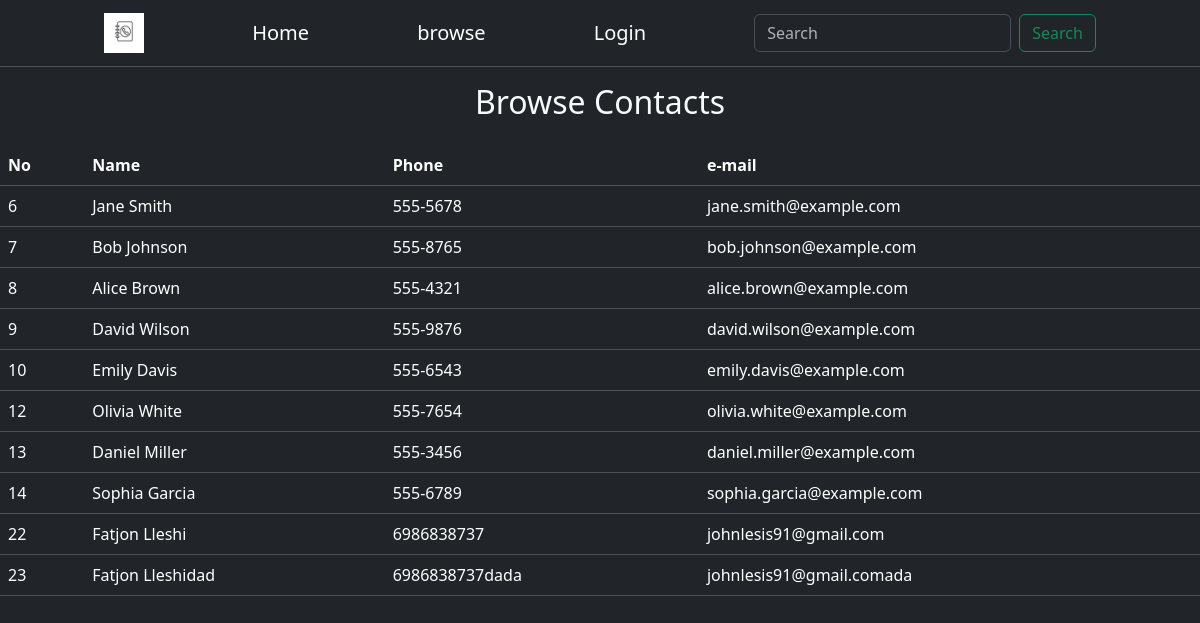
The page /browse_contacts.php on the database its author committed.
### tables this page shows
CREATE TABLE `contacts` (
  `ID` int(11) NOT NULL,
  `name` varchar(150) NOT NULL,
  `phone` varchar(150) NOT NULL,
  `email` varchar(150) NOT NULL,
  `pic` varchar(100) NOT NULL
);

### browse_contacts.php (the view, shortened to what this page needs)
<?php
require_once 'conn.php';
include "Header.php";
$query = "SELECT * FROM contacts";
$result = mysqli_query($conn, $query) or die(mysqli_error($conn));
$contacts = mysqli_fetch_all($result, MYSQLI_ASSOC) ?: [];
?>
<!DOCTYPE html>
<html lang="en">
<head>
</head>
<body class="bg-dark text-light">
  <h2 class="d-flex justify-content-center align-items-center pb-3 pt-3">Browse Contacts</h2>
  <?php if (!empty($contacts)) { ?>
    <table class="table table-hover table-dark">
      <tr>
        <th>No</th>
        <th>Name</th>
        <th>Phone</th>
        <th>e-mail</th>
      </tr>
      <?php foreach ($contacts as $contact) { ?>
        <tr>
          <td>
            <?php echo $contact['ID']; ?>
          </td>
          <td>
            <?php echo $contact['name']; ?>
          </td>
          <td>
            <?php echo $contact['phone']; ?>
          </td>
          <td>
            <?php echo $contact['email']; ?>
          </td>
        </tr>
      <?php } ?>
    </table>
  <?php } else { ?>
    <p>No contacts found.</p>
  <?php } ?>
</body>
</html>

### Header.php (shortened to what this page needs)
<!DOCTYPE html>
<html lang="en">
<head>
  <link href="https://cdn.jsdelivr.net/npm/bootstrap@5.3.2/dist/css/bootstrap.min.css" rel="stylesheet"
>
</head>
<body class="bg-dark text-light">
  <nav class="navbar bg-dark border-bottom border-body " data-bs-theme="dark">
    <div class="container-fluid d-flex justify-content-evenly">
      <img class="navbar-brand img" src="pics/book_icon.jpg" alt="logo" width="40px" height="50px">
      <a class="navbar-brand" href="index.php">Home</a>
      <a class="navbar-brand" href="browse_contacts.php">browse</a>
      <a class="navbar-brand" href="login.php">Login</a>
      <form class="d-flex" role="search" action="search.php" method="post">
        <input class="form-control me-2" type="search" placeholder="Search" aria-label="Search" name="searchTerm">
        <button class="btn btn-outline-success" type="submit">Search</button>
      </form>
    </div>
  </nav>
</body>
</html>

### rows shown on the page
contacts: ID "6", name "Jane Smith", phone "555-5678", email "jane.smith@example.com"
contacts: ID "7", name "Bob Johnson", phone "555-8765", email "bob.johnson@example.com"
contacts: ID "8", name "Alice Brown", phone "555-4321", email "alice.brown@example.com"
contacts: ID "9", name "David Wilson", phone "555-9876", email "david.wilson@example.com"
contacts: ID "10", name "Emily Davis", phone "555-6543", email "emily.davis@example.com"
contacts: ID "12", name "Olivia White", phone "555-7654", email "olivia.white@example.com"
contacts: ID "13", name "Daniel Miller", phone "555-3456", email "daniel.miller@example.com"
contacts: ID "14", name "Sophia Garcia", phone "555-6789", email "sophia.garcia@example.com"
contacts: ID "22", name "Fatjon Lleshi", phone "6986838737", email "johnlesis91@gmail.com"
contacts: ID "23", name "Fatjon Lleshidad", phone "6986838737dada", email "johnlesis91@gmail.comada"
